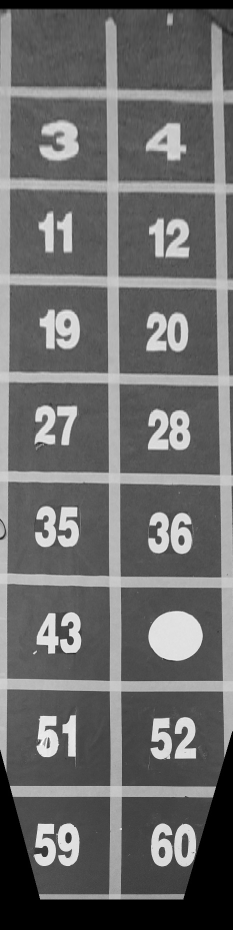
#> input picture tof/picpipei/pic0.jpg, 465 x 1860 px, given in place of the camera (shown at 1/2 size)
$ python selfadapt.py   (older library calls are emulated)
#> lines starting #> are read from the running program, lines starting #| are printed output that depends on the picture; after the words box and inside, x2 and y2 are one past the last pixel; in counts of white or black regions, pixels touching at a corner belong together
# coding:utf-8
import numpy as np
import cv2
import serial
import time

deltaheng, deltashu, theta = [0.0], [0.0], [0.0]
dx, dy, dt, dxflag, dyflag, dtflag = 0.0, 0.0, 0.0, 0, 0, 0

def rotateadapt(image, angle, center=None, scale=1.0): #1
    (h, w) = image.shape[:2] #2
    if center is None: #3
        center = (w // 2, h // 2) #4

    M = cv2.getRotationMatrix2D(center, angle, scale) #5

    rotated = cv2.warpAffine(image, M, (w, h)) #6
    return rotated #7

def guoxianadapt(img, axiss,baixiankuandu , zhe):
    sao = img.sum(axis=axiss) / 255  # 图像竖着加和压扁SSSSSSSSSSSSSSSSSSSS
    sao1 = np.where(sao >= baixiankuandu, 1, 0)
    believe = np.array([])  # 把数组每相邻个8个加起来
    for i in range(sao1.shape[0] - 3 + 1):
        believe = np.append(believe, sao1[i:i + 3].sum())
    loc = np.average(np.where(believe >= 2))
    zhe[0] = zhe[1]
    zhe[1] = zhe[2]
    if np.amax(believe) > 0:
        zhe[2] = 1
    else:
        zhe[2] = 0
    return loc,zhe


hengzheadapt = [[1, 1, 1], [1, 1, 1], [1, 1, 1], [1, 1, 1], [1, 1, 1], [1, 1, 1]]
shuzheadapt = [[1, 1, 1], [1, 1, 1], [1, 1, 1], [1, 1, 1], [1, 1, 1], [1, 1, 1]]
locadapt = [0, 0, 0, 0, 0, 0]
hengxianlocadapt = 0.0
shuxianlocadapt = 0.0


# ---------------------------------以上是adapt定义的变量
ser = serial.Serial()
ser.baudrate = 115200
ser.port = 'COM4'
ser.open()

cap = cv2.VideoCapture(1)
cap.set(5, 120)
cap.set(3, 160)
cap.set(4, 120)

DIM = (160, 120)
K = np.array([[99.4258503276217, 0.0, 78.82468853503748], [0.0, 99.48655709062508, 56.50370696954958], [0.0, 0.0, 1.0]])
D = np.array([[-0.054589320778828936], [-0.38118622492409726], [1.1750597946154482], [-1.256404940962829]])

# -------------------------------变量初始化main的-----------------------------------------
hengzhe = [[1, 1, 1], [1, 1, 1], [1, 1, 1], [1, 1, 1]]
shuzhe = [[1, 1, 1], [1, 1, 1], [1, 1, 1], [1, 1, 1]]
loc = [0, 0, 0, 0]
get_heng = 0
get_shu = 0
get_shu_pass, get_heng_pass = 0, 0
shifoupandingflag = 1
jiansuflag = 0
kuandu = 6
baifenbi = 0.8
deltaheng, deltahengflag, deltashu, deltashuflag = 0.0, 0, 0.0, 0
thetaheng, thetahengflag, thetashu, thetashuflag = 0.0, 0, 0.0, 0
shiziflag = 0
stickin = time.time()
# --------------------------变量初始化testpro2的----------------------------------------
angle = 0
delta = []  # 位置偏差的所有部分的集合
delta1 = []  # 位置偏差的左边部分的集合
delta2 = []  # 位置偏差的右边部分的集合
jiaodu = []  # 角度偏差的集合
jiaoduflag = 0  # 角度的数值政府标志
xflag = 0  # 位置偏差的数值正负标志
DIR = 1  # 代表方向 1前 2后 3左 4右
DIRXIE = [0, 0, 0, 0]  # flag 数字 flag 数字 1正0负
nowstep = 0  # 当前步所需步数
jiancexian = 0  # 当前所检测到线的总条数
demox = 0.0  # 距离偏差
demot = 0.0  # 角度偏差
stick = time.time()
while(time.time() <= stick + 3):
    pass
second = 0.3
threshod = 50
hengxianloc =  50
shuxianloc =  45
erzhi1 = 8
mohu = 3
# step = [[0, -6], [-4, 0], [-3, -4], [3, -4], [-3, 4],
#         [1, 2],  [0], [1], [2], [3],
#         [3, 0],  [-3, 0], ]
step = [[-1,-2],[6,6,6,6]]
angleheng, angleshu = [], []
stick = time.time()
while(time.time()-stick<=0.1):
    pass
erzhi1 = 8
mohu = 3
dxlast1, dylast1, dtlast1, dxflaglast1, dyflaglast1, dtflaglast1 = 0.0, 0.0, 0.0, 0, 0, 0
dxlast2, dylast2, dtlast2, dxflaglast2, dyflaglast2, dtflaglast2 = 0.0, 0.0, 0.0, 0, 0, 0
stick = time.time()
while (1):
    try:
        jiansuflag = 2
        deltaheng, deltashu, theta = [0.0], [0.0], [0.0]
        dx, dy, dt, dxflag, dyflag, dtflag = 0.0, 0.0, 0.0, 0, 0, 0
        ret, img = cap.read()
#> img is the input picture: shape (1860, 465, 3); min 0, max 255, mean 107.8
        (lower, upper) = ([0, 0, 50], [255, 255, 255])
        lower = np.array(lower, dtype="uint8")
        upper = np.array(upper, dtype="uint8")
        mask = cv2.inRange(img, lower, upper)
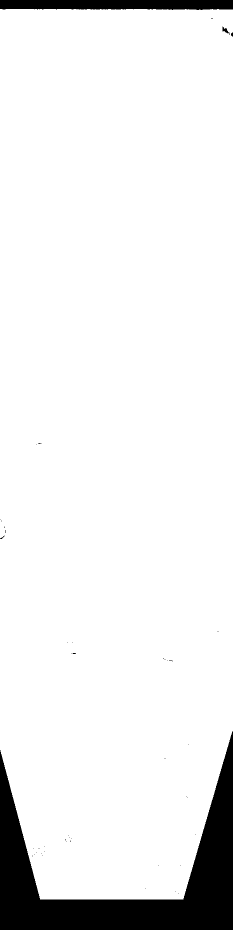
#> mask: shape (1860, 465) (shown at 1/2 size); 92.4% white; 47 black regions (44 under 20 px), largest, box (x1, y1, x2, y2) and area: (0, 1463, 465, 1860) 57103, (0, 0, 465, 20) 8618, (445, 53, 459, 70) 88
        img = cv2.bitwise_and(img, img, mask=mask)
        # ############## img的色彩提取 @ input:img     output:img
        img = cv2.resize(img, DIM)
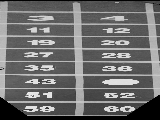
#> img: shape (120, 160, 3); min 0, max 245, mean 108.6
        map1, map2 = cv2.fisheye.initUndistortRectifyMap(K, D, np.eye(3), K, DIM, cv2.CV_16SC2)
        img = cv2.remap(img, map1, map2, interpolation=cv2.INTER_LINEAR, borderMode=cv2.BORDER_CONSTANT)        # ############## img的畸变矫正 @ input:img   output:img
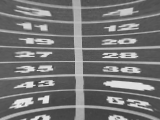
#> img: shape (120, 160, 3); min 56, max 241, mean 116.3
        resultup = img[0:60, 0:120]
        resultleft = img[0:160, 0:60]

        resultup = cv2.cvtColor(resultup, cv2.COLOR_BGR2GRAY)
#> resultup: shape (60, 120)
        resultup = cv2.GaussianBlur(resultup, (mohu, mohu), 0)
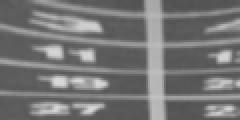
#> resultup: shape (60, 120) (shown 2 times larger); min 80, max 217, mean 117.7
        wtf, resultup = cv2.threshold(resultup, erzhi1, 255, cv2.THRESH_BINARY)
#> resultup: shape (60, 120); every value is 255
#> wtf = 8
        canyup = cv2.GaussianBlur(resultup, (mohu, mohu), 0)
        resultleft = cv2.cvtColor(resultleft, cv2.COLOR_BGR2GRAY)
#> resultleft: shape (120, 60)
        resultleft = cv2.GaussianBlur(resultleft, (mohu, mohu), 0)
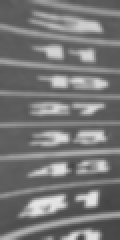
#> resultleft: shape (120, 60) (shown 2 times larger); min 69, max 230, mean 119.1
        wqf, resultleft = cv2.threshold(resultleft, erzhi1, 255, cv2.THRESH_BINARY)
#> resultleft: shape (120, 60); every value is 255
#> wqf = 8
        canyleft = cv2.GaussianBlur(resultleft, (mohu, mohu), 0)

        cv2.imshow('canyup', canyup)
        cv2.imshow('canyleft', canyleft)

        edgesup = cv2.Canny(canyup, 50, 70, apertureSize=3)
#> edgesup: shape (60, 120); every value is 0
        cv2.imshow('edgesup',edgesup)
        edgesleft = cv2.Canny(canyleft, 50, 70, apertureSize=3)
#> edgesleft: shape (120, 60); every value is 0
        cv2.imshow('canyleft',canyleft)
        linesup = cv2.HoughLines(edgesup, 1, np.pi / 180, 20)
#> linesup = None
        linesleft = cv2.HoughLines(edgesleft, 1, np.pi / 180, 20)
#> linesleft = None
        #print (len(linesup),len(linesleft))
        try:
            for line in linesup:
                rho, jiaodu = line[0]
                a = np.cos(jiaodu)
                b = np.sin(jiaodu)
                angle = 180 * jiaodu / np.pi
                if angle >= 135:
                    theta.append(angle - 180)
                if angle <= 45:
                    theta.append(angle)
                # if angle >= 135 or angle <= 45:
                #     deltashu.append(abs(rho))

        except:
            print('upcuole')
#| upcuole

        locadapt[1], hengzheadapt[1] = guoxianadapt(resultleft, 1,58 ,  hengzheadapt[1])
#> in guoxianadapt, `loc = np.average(np.where(believe >= 2))`: loc = 58.5
        locadapt[2], hengzheadapt[2] = guoxianadapt(rotateadapt(resultleft, 8), 1,58, hengzheadapt[2])
#> in rotateadapt, `(h, w) = image.shape[:2]`: h = 120; w = 60
#> in rotateadapt, `center = (w // 2, h // 2)`: center = (30, 60)
#> in rotateadapt, `M = cv2.getRotationMatrix2D(center, angle, scale)`: M = [[0.99, 0.139, -8.06], [-0.139, 0.99, 4.76]]
        locadapt[3], hengzheadapt[3] = guoxianadapt(rotateadapt(resultleft, -8), 1,58, hengzheadapt[3])
        locadapt[4], hengzheadapt[4] = guoxianadapt(rotateadapt(resultleft, 16), 1,58, hengzheadapt[4])
#> in rotateadapt (call 3), `(h, w) = image.shape[:2]`: h = 120; w = 60
#> in rotateadapt (call 3), `center = (w // 2, h // 2)`: center = (30, 60)
#> in rotateadapt (call 3), `M = cv2.getRotationMatrix2D(center, angle, scale)`: M = [[0.961, 0.276, -15.38], [-0.276, 0.961, 10.59]]
#> in rotateadapt (call 3), `rotated = cv2.warpAffine(image, M, (w, h))`:
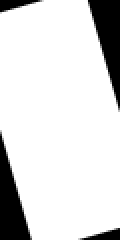
#> rotated: shape (120, 60) (shown 2 times larger); min 0, max 255, mean 218.7
        locadapt[5], hengzheadapt[5] = guoxianadapt(rotateadapt(resultleft, -16), 1,58, hengzheadapt[5])
#> in rotateadapt (call 4), `(h, w) = image.shape[:2]`: h = 120; w = 60
#> in rotateadapt (call 4), `center = (w // 2, h // 2)`: center = (30, 60)
#> in rotateadapt (call 4), `M = cv2.getRotationMatrix2D(center, angle, scale)`: M = [[0.961, -0.276, 17.7], [0.276, 0.961, -5.94]]
#> in rotateadapt (call 4), `rotated = cv2.warpAffine(image, M, (w, h))`:
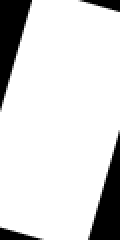
#> rotated: shape (120, 60) (shown 2 times larger); min 0, max 255, mean 218.7


        finalloc = []
        locadapt[0] = [locadapt[1], locadapt[2], locadapt[3], locadapt[4], locadapt[5]]
        for i in locadapt[0]:
            if str(i) == 'nan':
                continue
            else:
                finalloc.append(i)
        if len(finalloc) == 0:
            finalloc = np.nan
        else:
            finalloc = sum(finalloc) / len(finalloc)
#> finalloc = 58.9
        hengxianlocadapt = finalloc
#> hengxianlocadapt = 58.9

        locadapt[1], shuzheadapt[1] = guoxianadapt(resultup, 0, 58,shuzheadapt[1])
        locadapt[2], shuzheadapt[2] = guoxianadapt(rotateadapt(resultup, 8), 0,58, shuzheadapt[2])
        locadapt[3], shuzheadapt[3] = guoxianadapt(rotateadapt(resultup, -8), 0,58, shuzheadapt[3])
        locadapt[4], shuzheadapt[4] = guoxianadapt(rotateadapt(resultup, 16), 0,58, shuzheadapt[4])
        locadapt[5], shuzheadapt[5] = guoxianadapt(rotateadapt(resultup, -16), 0,58, shuzheadapt[5])

        finalloc = []
        locadapt[0] = [locadapt[1], locadapt[2], locadapt[3], locadapt[4], locadapt[5]]
        for i in locadapt[0]:
            if str(i) == 'nan':
                continue
            else:
                finalloc.append(i)
        if len(finalloc) == 0:
            finalloc = np.nan
        else:
            finalloc = sum(finalloc) / len(finalloc)
#> finalloc = 58.9
        shuxianlocadapt = finalloc
#> shuxianlocadapt = 58.9


        try:
            for line in linesleft:
                rho, jiaodu = line[0]
                a = np.cos(jiaodu)
                b = np.sin(jiaodu)
                angle = 180 * jiaodu / np.pi
                if angle > 45 and angle < 135:
                    deltaheng.append(abs(rho))
                    theta.append(angle - 90)

        except:
            print('cuole')
#| cuole

        try:
            dt = sum(theta) / len(theta)
#> dt = 0

        except:

            dt = dtlast1

            print('wrongdt')

        if sum(theta) >= 0:
            dtflag = 0
#> dtflag = 0
        else:
            dtflag = 1

        try:
            dx = shuxianlocadapt - 60
#> dx = -1.1
            if dx == -60 or str(dx) == 'nan':
                dx = dxlast1
            else:
                dxlast1 = dx
#> dxlast1 = -1.1
                dxlast2 = dxlast1
#> dxlast2 = -1.1
            if dx >= 0:
                dxflag = 0
            else:
                dxflag = 1
#> dxflag = 1
        except:
            dx = dxlast1
            dxflag = 0
            print('wrongdx')

        try:
            dy = hengxianlocadapt - 68
#> dy = -9.1
            if dy == -68 or str(dy) == 'nan':
                dy = dylast1
            else:
                dylast1 = dy
#> dylast1 = -9.1
                dylast2 = dylast1
#> dylast2 = -9.1
            if dy >= 0:
                dyflag = 0
            else:
                dyflag = 1
#> dyflag = 1
        except:
            dy = dylast1
            dyflag = 0
            print('wrongdy')

        dx = '%05.1f' % abs(dx/2)
#> dx = '000.6'
        dy = '%05.1f' % abs(dy/2)
#> dy = '004.6'
        dt = '%05.2f' % abs(dt/2)
#> dt = '00.00'
        ser.write(
            'x' + str(dxflag) + str(dx) + 't' + str(dtflag) + str(dt) + '500' + '0000' + 'y' + str(dyflag) + str(dy))
        ser.write(0x00)
        time.sleep(0.03)
        print('x' + str(dxflag) + str(dx) + 't' + str(dtflag) + str(dt) + '500' + '0000' + 'y' + str(dyflag) + str(dy))
#| x1000.6t000.005000000y1004.6
    except:
        print ('paofeile')
        pass

    if abs(float(dx)) <= 4 and abs(float(dy)) <= 4 and abs(float(dt)) <= 2 and time.time()-stick>=0.1:
        break
    print('abs(float(dx))',abs(float(dx)) ,'abs(float(dy))',abs(float(dy)),abs(float(dt)),abs(float(dt)))
#| abs(float(dx)) 0.6 abs(float(dy)) 4.6 0.0 0.0
    if cv2.waitKey(1) & 0xFF == ord('q'):
#> (key q is pressed here)
        break
stick = time.time()
while(time.time() - stick <= 100):
    ser.write('x0000.0t000.000000000y0000.0')
    ser.write(0x00)
    time.sleep(0.09)
    print ('overover')
#> (printed output is left out)
#> (the run stopped early here; a loop or call above may not have finished)
